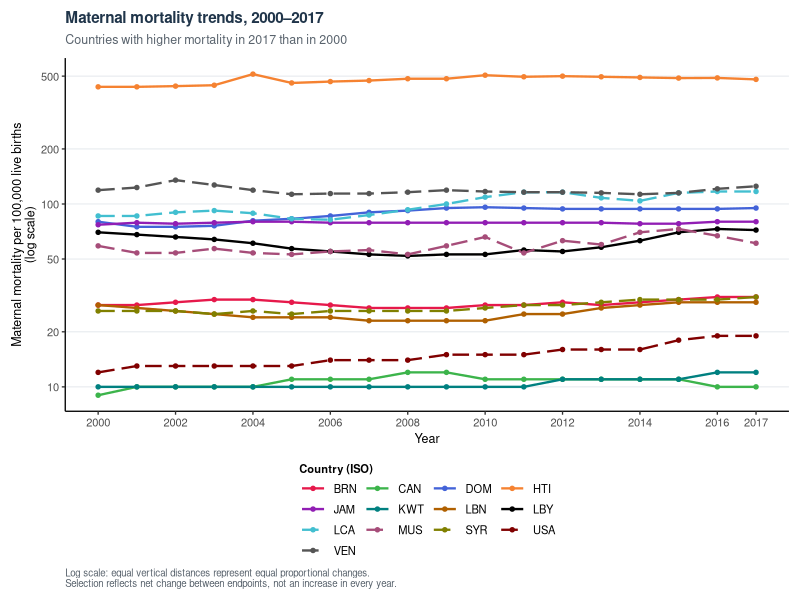
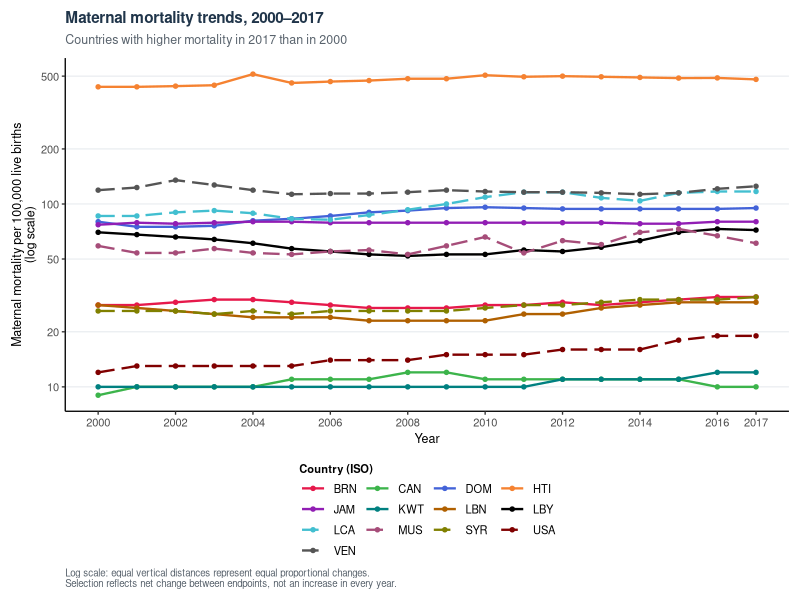

R code for these plots, in order:
# Figure 1 maternal mortality trends from 2000-2017 in countires with increasing mortality
# includes codex's suggested changes to make the graph more visually appealing
#load libraries
library(tidyverse)
library(ggplot2)

#load data
final_data <- read_csv(
  "data/processed/final_data.csv",
  show_col_types = FALSE
)

#create mortality difference
mortality_trends <- final_data |>
  select(iso, year, matmor) |>
  filter(year >= 2000, year <= 2017) |>
  arrange(iso, year) |>
  group_by(iso) |>
  mutate(
    diff_matmor = matmor - matmor[year == 2000]
  ) |>
  ungroup()

print(mortality_trends, n = 20)

# find increasing mortality countries 
increasing_countries <- mortality_trends |>
  filter(year == 2017, diff_matmor > 0) |>
  select(iso, diff_matmor) |>
  arrange(desc(diff_matmor))

# View countries with increasing mortality
print(increasing_countries, n = Inf)

# Count countries
nrow(increasing_countries)

# create plot data 
plot_data <- mortality_trends |>
  semi_join(increasing_countries, by = "iso") |>
  filter(!is.na(matmor))

# check countries 
n_distinct(plot_data$iso)

# Codex: Use a unique colour for every country, with line types as an extra cue.
country_order <- sort(unique(plot_data$iso))
palette <- c(
  "#E6194B", "#3CB44B", "#4363D8", "#F58231",
  "#911EB4", "#008080", "#B06000", "#000000",
  "#42BFD0", "#A64D79", "#808000", "#800000",
  "#555555"
)
country_colours <- setNames(rep(palette, length.out = length(country_order)), country_order)
country_lines <- setNames(
  rep(c("solid", "longdash"), each = 8,
      length.out = length(country_order)),
  country_order
)

# create graph with ggplot
fig01_matmor_increase <- ggplot(
  plot_data,
  aes(
    x = year,
    y = matmor,
    color = iso,
    linetype = iso,
    group = iso
  )
) +
  geom_line(linewidth = 0.8) +
  geom_point(size = 1.2) +
  scale_x_continuous(
    breaks = c(seq(2000, 2016, by = 2), 2017)
  ) +
  scale_y_log10(
    breaks = c(5, 10, 20, 50, 100, 200, 500),
    labels = scales::label_comma()
  ) +
  scale_color_manual(values = country_colours) +
  scale_linetype_manual(values = country_lines) +
  labs(
    title = "Maternal mortality trends, 2000–2017",
    subtitle = "Countries with higher mortality in 2017 than in 2000",
    x = "Year",
    y = "Maternal mortality per 100,000 live births\n(log scale)",
    color = "Country (ISO)",
    linetype = "Country (ISO)",
    caption = paste(
      "Log scale: equal vertical distances represent equal proportional changes.",
      "Selection reflects net change between endpoints, not an increase in every year.",
      sep = "\n"
    )
  ) +
  guides(
    color = guide_legend(ncol = 4, byrow = TRUE),
    linetype = guide_legend(ncol = 4, byrow = TRUE)
  ) +
  theme_classic(base_size = 10) +
  theme(
    plot.title = element_text(face = "bold", size = 11, colour = "#20354A"),
    plot.subtitle = element_text(size = 9, colour = "#59636D", margin = margin(b = 8)),
    plot.caption = element_text(size = 7, colour = "#59636D", hjust = 0, margin = margin(t = 6)),
    legend.position = "bottom",
    legend.title = element_text(face = "bold", size = 8),
    legend.title.position = "top",
    legend.text = element_text(size = 8),
    legend.key.width = grid::unit(0.7, "cm"),
    legend.key.height = grid::unit(0.35, "cm"),
    legend.margin = margin(2, 2, 2, 2),
    axis.title = element_text(size = 9),
    axis.text = element_text(size = 8),
    panel.grid.major.y = element_line(colour = "#E5E9ED", linewidth = 0.35),
    axis.text.x = element_text(angle = 0, hjust = 0.5),
    plot.margin = margin(8, 8, 8, 8)
  )

fig01_matmor_increase


# save as png 
dir.create("figures", showWarnings = FALSE)

ggsave(
  filename = "figures/fig01_increasing_maternal_mortality.png",
  plot = fig01_matmor_increase,
  width = 11,
  height = 7,
  dpi = 300,
  bg = "white"
)
